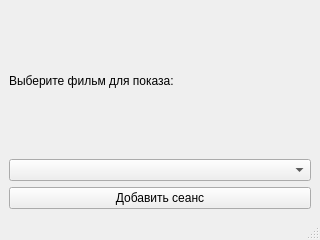
<?xml version="1.0" encoding="UTF-8"?>
<ui version="4.0">
 <class>MainWindow</class>
 <widget class="QMainWindow" name="MainWindow">
  <property name="geometry">
   <rect>
    <x>0</x>
    <y>0</y>
    <width>320</width>
    <height>240</height>
   </rect>
  </property>
  <property name="windowTitle">
   <string>Сеанс</string>
  </property>
  <widget class="QWidget" name="centralwidget">
   <layout class="QVBoxLayout" name="verticalLayout">
    <item>
     <widget class="QLabel" name="label_2">
      <property name="text">
       <string>Выберите фильм для показа:</string>
      </property>
     </widget>
    </item>
    <item>
     <widget class="QComboBox" name="comboBox"/>
    </item>
    <item>
     <widget class="QPushButton" name="pushButton">
      <property name="text">
       <string>Добавить сеанс</string>
      </property>
     </widget>
    </item>
   </layout>
  </widget>
  <widget class="QMenuBar" name="menubar">
   <property name="geometry">
    <rect>
     <x>0</x>
     <y>0</y>
     <width>320</width>
     <height>22</height>
    </rect>
   </property>
  </widget>
  <widget class="QStatusBar" name="statusbar"/>
 </widget>
 <resources/>
 <connections/>
</ui>
